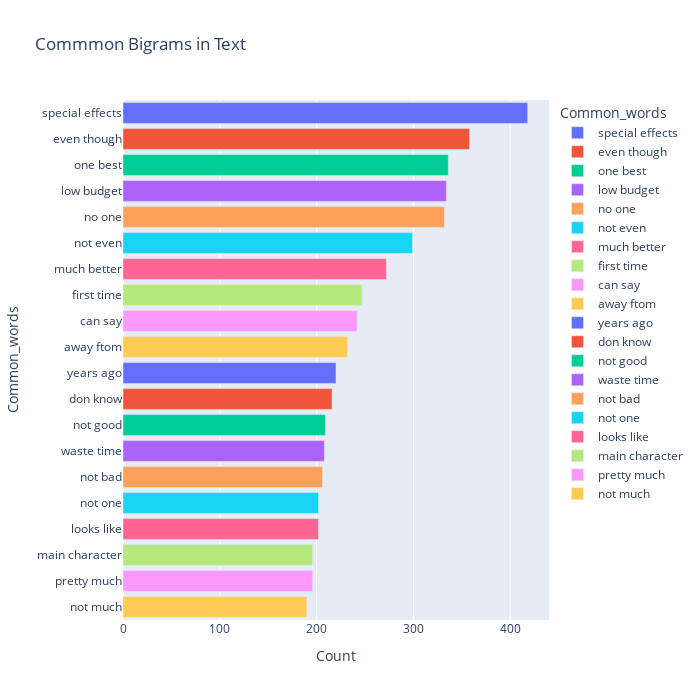

The code cell stored with this chart in its notebook:
### Markdown cell above
### Remove special characters and lowercase all the words in reviews + Remove all the stop words that are useless for the model training :
On remarque que les mots les plus utilisés dans la data sont des mots de liaison ou plus précisément des mots qui ne servent pas énormément à décrire le sentiment du commentaire.Il faut donc nettoyer les données de sorte à supprimer ces mots là que l'on retrouve dans la librarie nltk (les stopwords) , ceci va pouvoir augmenter un peu l'efficacité de la prédiction et diminuer le temps d'exécution des commandes.On éliminera aussi les caractères spéciaux , et l'on mettra tous les mots en minuscule.

### Code cell
from nltk.tokenize.treebank import TreebankWordDetokenizer
#fonction pour enlever les caractères spéciaux :

def remove_special_characters(text):
    text=re.sub(r'[^a-zA-z0-9\s]+','',text)
    text=text.replace('^',"")
    text=re.sub(' +',' ',text) #enleve les espaces de trop
    return text

#fonction pour enlever les chiffres
from string import digits 
def remove_digits(text):

    text=text.replace('0',"o")
    text=text.replace('1',"a")
    text=text.replace('2',"e")
    text=text.replace('3',"e")
    text=text.replace('4',"e")
    text=text.replace('5',"r")
    text=text.replace('6',"r")
    text=text.replace('7',"t")
    text=text.replace('8',"a")
    text=text.replace('9',"i")
    text=text.replace("eo","to")
    text=text.replace("ao","to")
    text=text.replace("io","to")
    text=text.replace("ro","to")
    
      
    
    return text
def tokenize_word(text):
    text=nltk.tokenize.WhitespaceTokenizer().tokenize(text)
    return text
def join_text(text):
    text=' '.join(text)
    return text
#fonction pour enlever les stop words , comme "the" "of " etc ...
def remove_stopwords(text):
    stop_words=['i', 'me', 'my', 'myself', 'we', 'our', 'ours', 'ourselves', 'you', "you're", "you've", "you'll", "you'd", 'your', 'yours', 'yourself', 'yourselves',
 'he', 'him', 'his', 'himself', 'she', "she's", 'her', 'hers', 'herself', 'it', "it's", 'its', 'itself', 'they', 'them', 'their', 'theirs', 'themselves', 
 'what', 'which', 'who', 'whom', 'this', 'that', "that'll", 'these', 'those', 'am', 'is', 'are', 'was', 'were', 'be', 'been', 'being', 'have', 'has', 'had', 
 'having', 'do', 'does', 'did', 'doing', 'a', 'an', 'the', 'and', 'but', 'if', 'or', 'because', 'as', 'until', 'while', 'of', 'at', 'by', 'for', 'with', 
 'about', 'against', 'between', 'into', 'through', 'during', 'before', 'after', 'above', 'below', 'to', 'from', 'up', 'down', 'in', 'out', 'on', 
 'off', 'over', 'under', 'again', 'further', 'then', 'once', 'here', 'there', 'when', 'where', 'why', 'how', 'all', 'any', 'both', 'each', 'few', 
 'more', 'most', 'other', 'some', 'such', 'only', 'own', 'same', 'so', 'than', 'too', 'very', 's', 'will', 'just', 'should', "should've", 'now', 'd', 'll', 'm', 'o', 're', 've', 'y']+['of','see',"quot","ao",'movie','go','seen','day','look','year','new', 'york','high','school','thing','film','sci','fi']
    tokens = tokenize_word(text)
    tokens = [token.strip() for token in tokens]
    non_stop_words = [token for token in tokens if token.lower() not in stop_words]
    filtered_text = TreebankWordDetokenizer().detokenize(non_stop_words)  

    return filtered_text
#On applique nos fonctions sur les données
df['review']=df['review'].apply(remove_special_characters)
df['review']=df['review'].apply(remove_digits)
df['review']=df['review'].apply(remove_stopwords)
df.head()

def lowercase(text):
    text=text.lower()

    return text

def remove_single_letters(text):
    text=' '.join( [w for w in text.split() if len(w)>1] )
    return text

df['review']=df['review'].apply(remove_single_letters)
#On transforme les mots en minuscule
df['review']=df['review'].apply(lowercase)

most_common_bi = top_words(df['review'],20,2)
most_common_bi = dict(most_common_bi)
temp = pd.DataFrame(columns = ["Common_words" , 'Count'])
temp["Common_words"] = list(most_common_bi.keys())
temp["Count"] = list(most_common_bi.values())
fig = px.bar(temp, x="Count", y="Common_words", title='Commmon Bigrams in Text', orientation='h', 
             width=700, height=700,color='Common_words')
fig.show()
print(df['review'][0])

### Figure 1 — Plotly figure (JSON) as saved in the notebook; plotly's stock layout.template omitted (floating-point values rounded to 4 significant figures)
{"data": [{"alignmentgroup": "True", "hovertemplate": "Common_words=%{y}<br>Count=%{x}<extra></extra>", "legendgroup": "special effects", "marker": {"color": "#636efa", "pattern": {"shape": ""}}, "name": "special effects", "offsetgroup": "special effects", "orientation": "h", "showlegend": true, "textposition": "auto", "type": "bar", "x": [418], "xaxis": "x", "y": ["special effects"], "yaxis": "y"}, {"alignmentgroup": "True", "hovertemplate": "Common_words=%{y}<br>Count=%{x}<extra></extra>", "legendgroup": "even though", "marker": {"color": "#EF553B", "pattern": {"shape": ""}}, "name": "even though", "offsetgroup": "even though", "orientation": "h", "showlegend": true, "textposition": "auto", "type": "bar", "x": [358], "xaxis": "x", "y": ["even though"], "yaxis": "y"}, {"alignmentgroup": "True", "hovertemplate": "Common_words=%{y}<br>Count=%{x}<extra></extra>", "legendgroup": "one best", "marker": {"color": "#00cc96", "pattern": {"shape": ""}}, "name": "one best", "offsetgroup": "one best", "orientation": "h", "showlegend": true, "textposition": "auto", "type": "bar", "x": [336], "xaxis": "x", "y": ["one best"], "yaxis": "y"}, {"alignmentgroup": "True", "hovertemplate": "Common_words=%{y}<br>Count=%{x}<extra></extra>", "legendgroup": "low budget", "marker": {"color": "#ab63fa", "pattern": {"shape": ""}}, "name": "low budget", "offsetgroup": "low budget", "orientation": "h", "showlegend": true, "textposition": "auto", "type": "bar", "x": [334], "xaxis": "x", "y": ["low budget"], "yaxis": "y"}, {"alignmentgroup": "True", "hovertemplate": "Common_words=%{y}<br>Count=%{x}<extra></extra>", "legendgroup": "no one", "marker": {"color": "#FFA15A", "pattern": {"shape": ""}}, "name": "no one", "offsetgroup": "no one", "orientation": "h", "showlegend": true, "textposition": "auto", "type": "bar", "x": [332], "xaxis": "x", "y": ["no one"], "yaxis": "y"}, {"alignmentgroup": "True", "hovertemplate": "Common_words=%{y}<br>Count=%{x}<extra></extra>", "legendgroup": "not even", "marker": {"color": "#19d3f3", "pattern": {"shape": ""}}, "name": "not even", "offsetgroup": "not even", "orientation": "h", "showlegend": true, "textposition": "auto", "type": "bar", "x": [299], "xaxis": "x", "y": ["not even"], "yaxis": "y"}, {"alignmentgroup": "True", "hovertemplate": "Common_words=%{y}<br>Count=%{x}<extra></extra>", "legendgroup": "much better", "marker": {"color": "#FF6692", "pattern": {"shape": ""}}, "name": "much better", "offsetgroup": "much better", "orientation": "h", "showlegend": true, "textposition": "auto", "type": "bar", "x": [272], "xaxis": "x", "y": ["much better"], "yaxis": "y"}, {"alignmentgroup": "True", "hovertemplate": "Common_words=%{y}<br>Count=%{x}<extra></extra>", "legendgroup": "first time", "marker": {"color": "#B6E880", "pattern": {"shape": ""}}, "name": "first time", "offsetgroup": "first time", "orientation": "h", "showlegend": true, "textposition": "auto", "type": "bar", "x": [247], "xaxis": "x", "y": ["first time"], "yaxis": "y"}, {"alignmentgroup": "True", "hovertemplate": "Common_words=%{y}<br>Count=%{x}<extra></extra>", "legendgroup": "can say", "marker": {"color": "#FF97FF", "pattern": {"shape": ""}}, "name": "can say", "offsetgroup": "can say", "orientation": "h", "showlegend": true, "textposition": "auto", "type": "bar", "x": [242], "xaxis": "x", "y": ["can say"], "yaxis": "y"}, {"alignmentgroup": "True", "hovertemplate": "Common_words=%{y}<br>Count=%{x}<extra></extra>", "legendgroup": "away ftom", "marker": {"color": "#FECB52", "pattern": {"shape": ""}}, "name": "away ftom", "offsetgroup": "away ftom", "orientation": "h", "showlegend": true, "textposition": "auto", "type": "bar", "x": [232], "xaxis": "x", "y": ["away ftom"], "yaxis": "y"}, {"alignmentgroup": "True", "hovertemplate": "Common_words=%{y}<br>Count=%{x}<extra></extra>", "legendgroup": "years ago", "marker": {"color": "#636efa", "pattern": {"shape": ""}}, "name": "years ago", "offsetgroup": "years ago", "orientation": "h", "showlegend": true, "textposition": "auto", "type": "bar", "x": [220], "xaxis": "x", "y": ["years ago"], "yaxis": "y"}, {"alignmentgroup": "True", "hovertemplate": "Common_words=%{y}<br>Count=%{x}<extra></extra>", "legendgroup": "don know", "marker": {"color": "#EF553B", "pattern": {"shape": ""}}, "name": "don know", "offsetgroup": "don know", "orientation": "h", "showlegend": true, "textposition": "auto", "type": "bar", "x": [216], "xaxis": "x", "y": ["don know"], "yaxis": "y"}, {"alignmentgroup": "True", "hovertemplate": "Common_words=%{y}<br>Count=%{x}<extra></extra>", "legendgroup": "not good", "marker": {"color": "#00cc96", "pattern": {"shape": ""}}, "name": "not good", "offsetgroup": "not good", "orientation": "h", "showlegend": true, "textposition": "auto", "type": "bar", "x": [209], "xaxis": "x", "y": ["not good"], "yaxis": "y"}, {"alignmentgroup": "True", "hovertemplate": "Common_words=%{y}<br>Count=%{x}<extra></extra>", "legendgroup": "waste time", "marker": {"color": "#ab63fa", "pattern": {"shape": ""}}, "name": "waste time", "offsetgroup": "waste time", "orientation": "h", "showlegend": true, "textposition": "auto", "type": "bar", "x": [208], "xaxis": "x", "y": ["waste time"], "yaxis": "y"}, {"alignmentgroup": "True", "hovertemplate": "Common_words=%{y}<br>Count=%{x}<extra></extra>", "legendgroup": "not bad", "marker": {"color": "#FFA15A", "pattern": {"shape": ""}}, "name": "not bad", "offsetgroup": "not bad", "orientation": "h", "showlegend": true, "textposition": "auto", "type": "bar", "x": [206], "xaxis": "x", "y": ["not bad"], "yaxis": "y"}, {"alignmentgroup": "True", "hovertemplate": "Common_words=%{y}<br>Count=%{x}<extra></extra>", "legendgroup": "not one", "marker": {"color": "#19d3f3", "pattern": {"shape": ""}}, "name": "not one", "offsetgroup": "not one", "orientation": "h", "showlegend": true, "textposition": "auto", "type": "bar", "x": [202], "xaxis": "x", "y": ["not one"], "yaxis": "y"}, {"alignmentgroup": "True", "hovertemplate": "Common_words=%{y}<br>Count=%{x}<extra></extra>", "legendgroup": "looks like", "marker": {"color": "#FF6692", "pattern": {"shape": ""}}, "name": "looks like", "offsetgroup": "looks like", "orientation": "h", "showlegend": true, "textposition": "auto", "type": "bar", "x": [202], "xaxis": "x", "y": ["looks like"], "yaxis": "y"}, {"alignmentgroup": "True", "hovertemplate": "Common_words=%{y}<br>Count=%{x}<extra></extra>", "legendgroup": "main character", "marker": {"color": "#B6E880", "pattern": {"shape": ""}}, "name": "main character", "offsetgroup": "main character", "orientation": "h", "showlegend": true, "textposition": "auto", "type": "bar", "x": [196], "xaxis": "x", "y": ["main character"], "yaxis": "y"}, {"alignmentgroup": "True", "hovertemplate": "Common_words=%{y}<br>Count=%{x}<extra></extra>", "legendgroup": "pretty much", "marker": {"color": "#FF97FF", "pattern": {"shape": ""}}, "name": "pretty much", "offsetgroup": "pretty much", "orientation": "h", "showlegend": true, "textposition": "auto", "type": "bar", "x": [196], "xaxis": "x", "y": ["pretty much"], "yaxis": "y"}, {"alignmentgroup": "True", "hovertemplate": "Common_words=%{y}<br>Count=%{x}<extra></extra>", "legendgroup": "not much", "marker": {"color": "#FECB52", "pattern": {"shape": ""}}, "name": "not much", "offsetgroup": "not much", "orientation": "h", "showlegend": true, "textposition": "auto", "type": "bar", "x": [190], "xaxis": "x", "y": ["not much"], "yaxis": "y"}], "layout": {"barmode": "relative", "height": 700, "legend": {"title": {"text": "Common_words"}, "tracegroupgap": 0}, "title": {"text": "Commmon Bigrams in Text"}, "width": 700, "xaxis": {"anchor": "y", "domain": [0, 1], "title": {"text": "Count"}}, "yaxis": {"anchor": "x", "categoryarray": ["not much", "pretty much", "main character", "looks like", "not one", "not bad", "waste time", "not good", "don know", "years ago", "away ftom", "can say", "first time", "much better", "not even", "no one", "low budget", "one best", "even though", "special effects"], "categoryorder": "array", "domain": [0, 1], "title": {"text": "Common_words"}}}}
